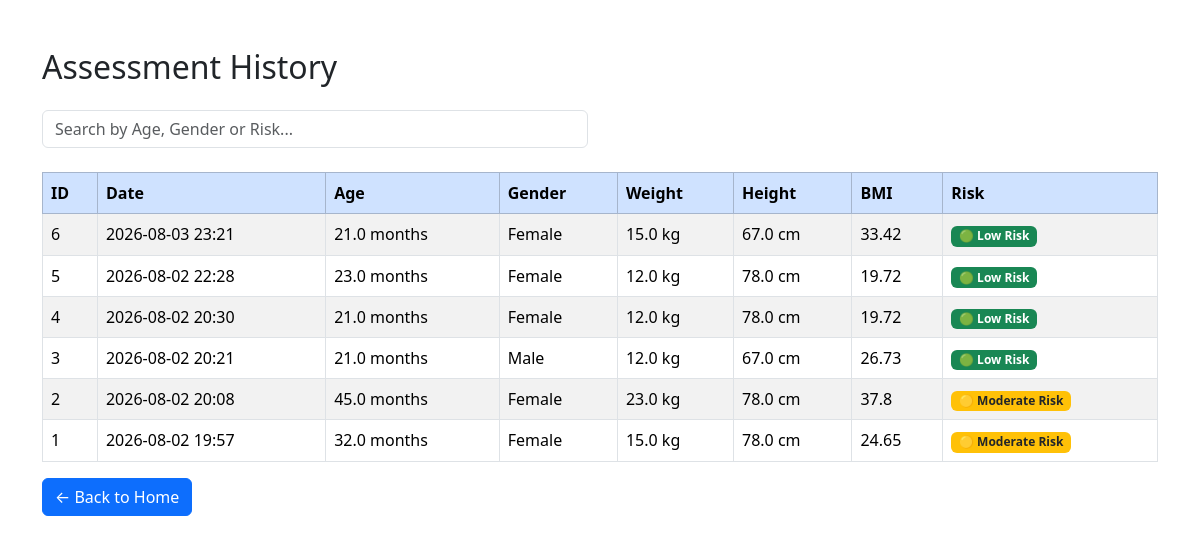
Before: /history with the older database file.
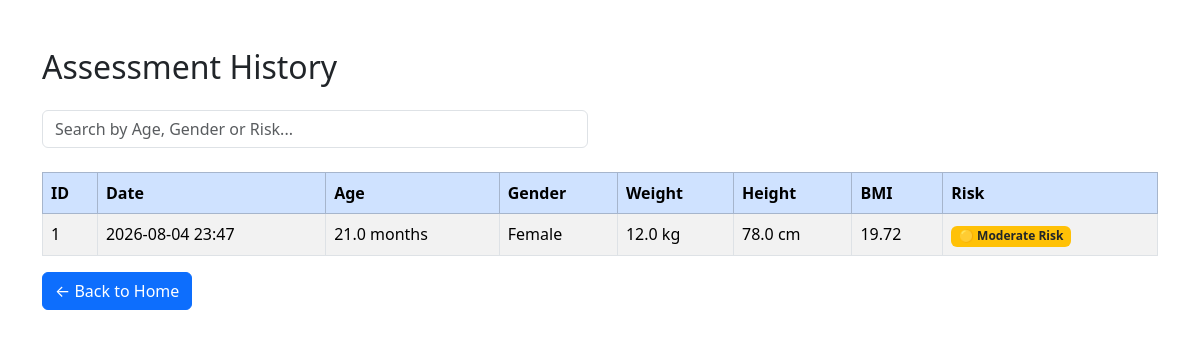
After: the same page with the newer database file.
### tables this page shows
CREATE TABLE assessments(

        id INTEGER PRIMARY KEY AUTOINCREMENT,

        created_at TEXT,

        age_months REAL,

        sex TEXT,

        weight REAL,

        height REAL,

        bmi REAL,

        overall_risk TEXT,

        underweight INTEGER,

        stunting INTEGER,

        wasting INTEGER

    );

### app/app.py (the view)
@app.route("/history")
def history():
    assessments = get_all_assessments()
    total = len(assessments)
    high = sum(1 for a in assessments if "High" in a["overall_risk"])
    moderate = sum(1 for a in assessments if "Moderate" in a["overall_risk"])
    low = sum(1 for a in assessments if "Low" in a["overall_risk"])
    avg_bmi = (
        round(sum(a["bmi"] for a in assessments) / total, 2)
        if total > 0 else 0
    )
    return render_template(
        "history.html",
        assessments=assessments,
        total=total,
        high=high,
        moderate=moderate,
        low=low,
        avg_bmi=avg_bmi
    )

### src/database/database.py (called while the page is built)
def get_connection():
    conn = sqlite3.connect(DB_PATH)
    conn.row_factory = sqlite3.Row
    return conn

def get_all_assessments():
    conn = get_connection()
    cursor = conn.execute("""

        SELECT *

        FROM assessments

        ORDER BY id DESC

    """)
    rows = cursor.fetchall()
    conn.close()
    return rows

### app/templates/history.html (shortened to what this page needs)
<!DOCTYPE html>
<html>
<head>
    <link href="https://cdn.jsdelivr.net/npm/bootstrap@5.3.3/dist/css/bootstrap.min.css" rel="stylesheet">
</head>
<body class="container mt-5">
<h2 class="mb-4">
    Assessment History
</h2>
<div class="row mb-4">
    <div class="col-md-6">
        <input
            type="text"
            id="searchInput"
            class="form-control"
            placeholder="Search by Age, Gender or Risk...">
    </div>
</div>
<table
    class="table table-striped table-bordered"
    id="historyTable">
<thead class="table-primary">
<tr>
    <th>ID</th>
    <th>Date</th>
    <th>Age</th>
    <th>Gender</th>
    <th>Weight</th>
    <th>Height</th>
    <th>BMI</th>
    <th>Risk</th>
</tr>
</thead>
<tbody>
{% for row in assessments %}
<tr>
    <td>{{ row["id"] }}</td>
    <td>{{ row["created_at"] }}</td>
    <td>{{ row["age_months"] }} months</td>
    <td>{{ row["sex"] }}</td>
    <td>{{ row["weight"] }} kg</td>
    <td>{{ row["height"] }} cm</td>
    <td>{{ row["bmi"]|round(2) }}</td>
    <td>
    {% if "High" in row["overall_risk"] %}
    <span class="badge bg-danger">{{ row["overall_risk"] }}</span>
    {% elif "Moderate" in row["overall_risk"] %}
    <span class="badge bg-warning text-dark">{{ row["overall_risk"] }}</span>
    {% else %}
    <span class="badge bg-success">{{ row["overall_risk"] }}</span>
    {% endif %}
    </td>
</tr>
{% endfor %}
</tbody>
</table>
<a href="/" class="btn btn-primary">
← Back to Home
</a>
</body>
</html>

Changed rows visible on the page:
removed assessments: id "6", created_at "2026-08-03 23:21", age_months "21.0", sex "Female", weight "15.0", height "67.0", bmi "33.42", overall_risk "🟢 Low Risk"
removed assessments: id "5", created_at "2026-08-02 22:28", age_months "23.0", sex "Female", weight "12.0", height "78.0", bmi "19.72", overall_risk "🟢 Low Risk"
removed assessments: id "4", created_at "2026-08-02 20:30", age_months "21.0", sex "Female", weight "12.0", height "78.0", bmi "19.72", overall_risk "🟢 Low Risk"
removed assessments: id "3", created_at "2026-08-02 20:21", age_months "21.0", sex "Male", weight "12.0", height "67.0", bmi "26.73", overall_risk "🟢 Low Risk"
removed assessments: id "2", created_at "2026-08-02 20:08", age_months "45.0", sex "Female", weight "23.0", height "78.0", bmi "37.8", overall_risk "🟡 Moderate Risk"
changed assessments "Female": created_at "2026-08-02 19:57" → "2026-08-04 23:47"; age_months "32.0" → "21.0"; weight "15.0" → "12.0"; bmi "24.65" → "19.72"
